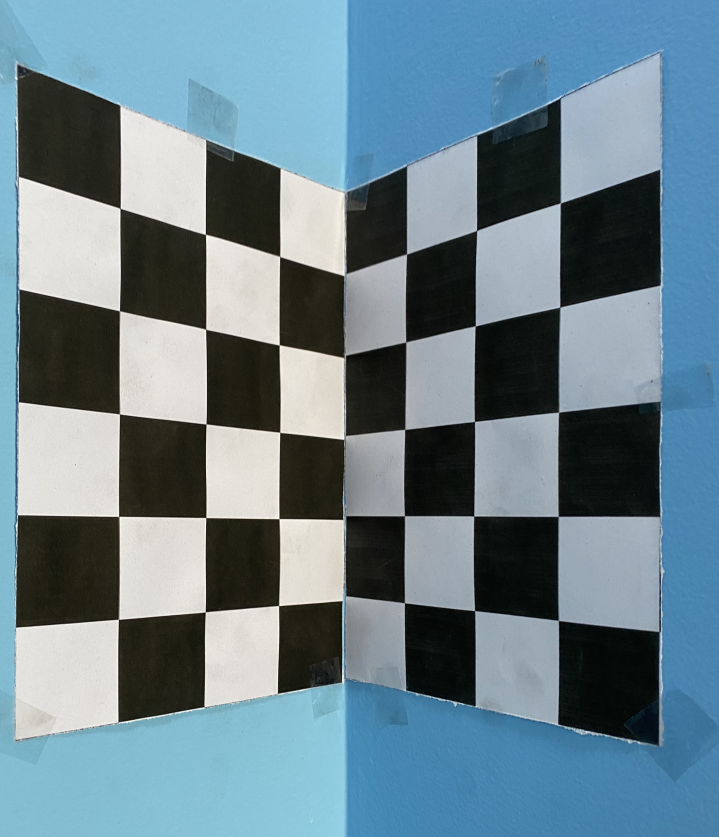
#> input picture Assignment 1  - Camera Calibration/use.JPG, 2873 x 3347 px (shown at 1/4 size)
$ python assignment.py
#> lines starting #> are read from the running program, lines starting #| are printed output that depends on the picture; after the words box and inside, x2 and y2 are one past the last pixel; in counts of white or black regions, pixels touching at a corner belong together
import cv2
import numpy as np


# function that performs homogenization and normarlisation and return T and U which will be
# used for denormalisation
def normalise(xy,XYZ):
    rows,cols = xy.shape
    xy = np.vstack([xy,np.ones((1,cols))])
    XYZ = np.vstack([XYZ,np.ones((1,cols))])
    xy_centroid = np.mean(xy, axis=1)
    XYZ_centroid = np.mean(XYZ, axis =1)

    # Transformation matrix to shift centroid to origin

    T1 = np.array([[1,0,-xy_centroid[0]],[0,1,-xy_centroid[1]],[0,0,1]])
    U1 = np.array([[1,0,0,-XYZ_centroid[0]],[0,1,0,-XYZ_centroid[1]],[0,0,1,-XYZ_centroid[2]],[0,0,0,1]])
    xy_new = np.dot(T1,xy)
    XYZ_new = np.dot(U1,XYZ)

    dist_xy = np.mean(np.sqrt(np.sum(xy_new**2, axis = 0)-1))
    dist_XYZ = np.mean(np.sqrt(np.sum(XYZ_new**2, axis = 0)-1))

    #Find transformations so that the average L2 norm of points is sqrt(2) and sqrt(3)
    T2 = np.sqrt(2)/dist_xy
    U2 = np.sqrt(3)/dist_XYZ

    #find final transformation matrix
    T = T1*T2
    T[2][2] =1
    U = U1*U2
    U[3][3] = 1

    #normalise points by applying transformations
    xyn = np.dot(T,xy)
    XYZn = np.dot(U,XYZ)
    return xyn, XYZn, T, U


#function to perform denormalisation takes T and U as input
def denormalise(M_n,T,U):
    M = np.dot(np.linalg.inv(T),np.dot(M_n,U))
    return M


# function to perform DLT on normalised coordinate to return normalised Projection matrix
def DLT(xyn,XYZn):

    #returns normalised projection matrix
    num_points = xyn.shape[1]
    zero_row = np.zeros((1,4))

    # generate P matrix
    P = np.empty((0,12))
    for i in range(num_points):
        A11 = XYZn[:,i].T.reshape((1,4))
        A12 = zero_row
        A13 = -xyn[0,i]* XYZn[:,i].T.reshape((1,4))
        first_row = np.concatenate((A11,A12,A13), axis=1)
        A21 = zero_row
        A22 = XYZn[:,i].T.reshape((1,4))
        A23 = -xyn[1,i]* XYZn[:,i].T.reshape((1,4))
        second_row = np.concatenate((A21,A22,A23), axis=1)
        to_append = np.concatenate((first_row,second_row), axis=0)
        P = np.vstack([P,to_append])

    #perform SVD operation and extract M, the projection matrix
    U,S,VH = np.linalg.svd(P, full_matrices=True, compute_uv=True, hermitian=False)
    V = VH.T.conj()
    M_vec = V[:,-1].reshape((12,1))
    M = np.concatenate((M_vec[0:4,0].T.reshape((1,4)),M_vec[4:8,0].T.reshape((1,4)), M_vec[8:12,0].T.reshape((1,4))), axis=0)
    return M


# function to calculate intrinsic parameters
# simple formulae used mentioned in the report
def intrinsic(M):
    a1 = (M[0, 0:3])
    a2 = (M[1, 0:3])
    a3 = (M[2, 0:3])

    # calculating rho, x_not, y_not, theta, alpha, beta
    rho = 1 / np.linalg.norm(a3)
    x_not = rho * rho * np.dot(a1, a3)
    y_not = rho * rho * np.dot(a2, a3)
    theta = -1 * np.dot(np.cross(a1, a3), np.cross(a2, a3))/(np.linalg.norm(np.cross(a1, a3)) * np.linalg.norm(np.cross(a2, a3)))
    theta = np.arccos(theta) * 360 / (2 * np.pi)
    alpha = rho * rho * np.linalg.norm(np.cross(a1, a3)) * np.sin(theta)
    beta = rho * rho * np.linalg.norm(np.cross(a2, a3)) * np.sin(theta)

    # calculating projection matrix
    K = np.zeros((3,3))
    K[0][0] = alpha
    K[0][1] = -1 * alpha * (np.cos(theta)/ np.sin(theta))
    K[0][2] = x_not
    K[1][1] = beta / np.sin(theta)
    K[1][2] = y_not
    K[2][2] = 1
    return K, rho, x_not, y_not, theta, alpha, beta

# function to calculate extrinsic parameters
# simple formulae used mentioned in the report
def extrinsic(M):
    a1 = (M[0, 0:3])
    a2 = (M[1, 0:3])
    a3 = (M[2, 0:3])
    rho = 1 / np.linalg.norm(a3)

    r3 = rho * a3
    r1 = rho * rho * np.sin(theta) * np.cross(a2, a3) / beta
    r2 = np.cross(r3, r1)

    R = [r1, r2, r3]
    t = rho * np.dot(np.linalg.inv(K), M[0:3, 3])
    return R, t


# function used to resize the image window
# reference : https://stackoverflow.com/questions/35180764/opencv-python-image-too-big-to-display
def ResizeWithAspectRatio(image, width=None, height=None, inter=cv2.INTER_AREA):
    dim = None
    (h, w) = image.shape[:2]

    if width is None and height is None:
        return image
    if width is None:
        r = height / float(h)
        dim = (int(w * r), height)
    else:
        r = width / float(w)
        dim = (width, int(h * r))

    return cv2.resize(image, dim, interpolation=inter)


choice = input("Do you want to use existing data base? (Y/N)")
#> the answer given: y

if choice == "N":
    # Taking input points from the user XYZ coordinate
    num_point = input("Enter number of points: ")

    img_cord = np.zeros((2, int(num_point)))
    space_cord = np.zeros((3, int(num_point)))
    for i in range(0, int(num_point)):
        X = input("Enter X of this point: ")
        Y = input("Enter Y of this point: ")
        Z = input("Enter Z of this point: ")

        space_cord[0, i] = X
        space_cord[1, i] = Y
        space_cord[2, i] = Z

    cur_num = 0


    def click_event(event, x, y, flags, params):
        global cur_num
        if(cur_num < int(num_point)):
            if event == cv2.EVENT_LBUTTONDOWN:
                img_cord[0, cur_num] = x
                img_cord[1, cur_num] = y
                cur_num = cur_num + 1;
                cv2.circle(resize, (x,y), 5, (0,255,0), -1)
                cv2.imshow('image', resize)


    # taking input from image
    # reference : https://www.geeksforgeeks.org/displaying-the-coordinates-of-the-points-clicked-on-the-image-using-python-opencv/

    img = cv2.imread('use.JPG', 1)

    cv2.namedWindow('image')
    cv2.startWindowThread()
    resize = ResizeWithAspectRatio(img, width=1280)
    cv2.imshow('image', resize)

    cv2.setMouseCallback('image', click_event)

    cv2.waitKey(0)

    cv2.destroyAllWindows();

    cv2.waitKey(10000)


else:
    # loding stored dataset
    num_point = 9
    img_cord = np.array([[ 724.,  847.,  997.,  850.,  366.,  216.,  215.,   31.,  500.], [1235.,  923.,  553.,  242., 1091.,  921.,  556.,  118.,  302.]])
    space_cord = np.array([[ 3.8,  7.6, 11.4,  7.6,  0. ,  0. ,  0. ,  0. ,  0. ],[ 0. ,  0. ,  0. ,  0. ,  7.6, 11.4, 11.4, 15.2,  3.8], [ 0. ,  7.6, 15.2, 22.8,  3.8,  7.6, 15.2, 22.8, 22.8]])


# performing steps mentioned in the flow chart using the above defined function

print("=========================================================================")
print()
print("The XYZ matrix is : ")
print(space_cord)
print()
print("=========================================================================")
print()
print("The xy matrix is : ")
print(img_cord)
print()
print("=========================================================================")
print()
print("Performing normalisation .... ")
xy_n, XYZ_n, T, U = normalise(img_cord, space_cord)
print("Normalisation Done.")
print()
print("=========================================================================")
print()
print("Normalised XYZ: ")
print(XYZ_n)
print()
print("=========================================================================")
print()
print("Normalised xy: ")
print(xy_n)
print()
print("=========================================================================")
print()
print("T: ")
print(T)
print()
print("=========================================================================")
print()
print("U: ")
print(U)
print()
print("=========================================================================")
print()
print("Performing DLT on normalised xy and XYZ to get normalised M(Projection matrix) ....")
M_n = DLT(xy_n, XYZ_n)
print("DLT Done")
print()
print("=========================================================================")
print()
print("Normalised Projection Matrix")
print(M_n)
print()
print("=========================================================================")
print()
print("Performing denormalisation on normalised M using T and U ..... ")
M = denormalise(M_n, T, U)
print("Denormalisation Done")
print()
print("=========================================================================")
print()
print("Plotting predicted points with blue and original points with green... (press any key on the image window to continue...)")
XYZ = np.vstack([space_cord,np.ones((1,space_cord.shape[1]))])
XYZ = np.hstack([XYZ, np.array([[1], [0], [1], [1]])])
ans = np.dot(M, XYZ)
xa = ans[0,:] / ans[2,:]
ya = ans[1,:] / ans[2,:]
img = cv2.imread('use.JPG', 1)
#> img is the input picture: shape (3347, 2873, 3); mean B, G, R 141.7, 130.4, 106.7
cv2.namedWindow('image')
cv2.startWindowThread()
resize = ResizeWithAspectRatio(img, width=1280)
for i in range(int(num_point)):
    x = img_cord[0][i]
    y = img_cord[1][i]
    cv2.circle(resize, (int(x),int(y)), 12, (0,255,0), -1)
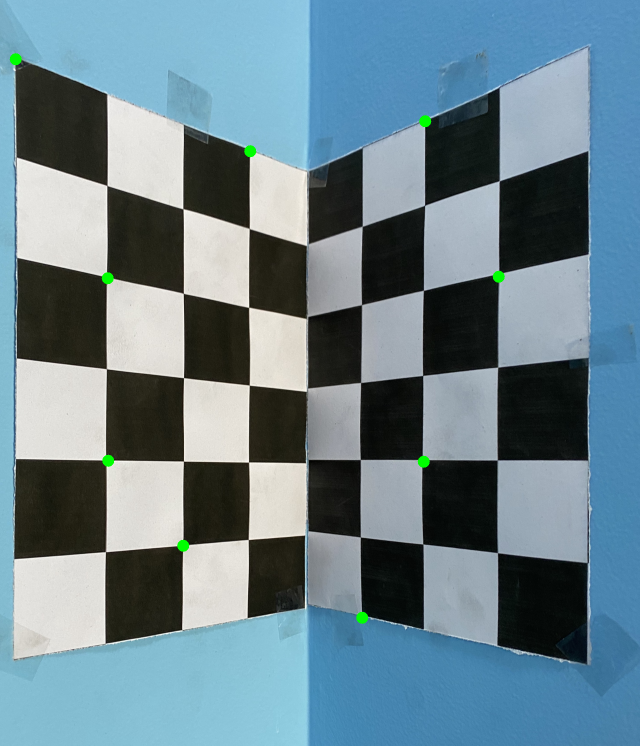
#> resize: shape (1491, 1280, 3) (shown at 1/2 size); mean B, G, R 141.5, 130.7, 106.5
for i in range(int(num_point)):
    x = xa[i]
    y = ya[i]
    cv2.circle(resize, (int(x),int(y)), 8, (255,0,0), -1)
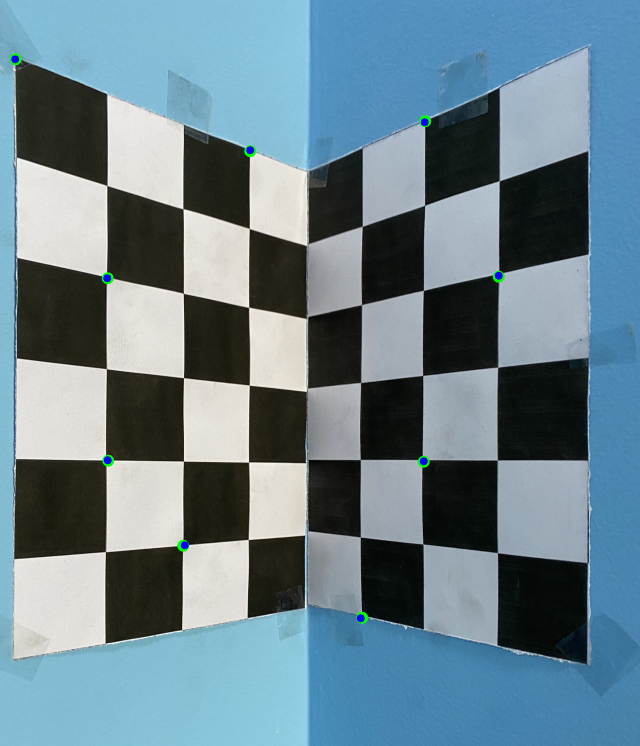
#> resize: shape (1491, 1280, 3) (shown at 1/2 size); 0.09% of pixels changed, all inside (x1, y1, x2, y2) = (22, 110, 1006, 1245)
cv2.imshow('image', resize)
cv2.waitKey(0)

cv2.destroyAllWindows();
num_point *= 10
cv2.waitKey(1000)
print()
print("=========================================================================")
print()
print("Calculating Root Mean Square Error: ")
rms = 0
for i in range(9):
    rms += (xa[i] - img_cord[0][i]) ** 2
    rms += (ya[i] - img_cord[1][i]) ** 2
rms /= num_point
rms = rms ** (1/2)
print("Root mean Square Error is: " + str(rms))
print()
print("=========================================================================")
print()
print("Calculating Intrinsic Parameters ...")
K, rho, x_not, y_not, theta, alpha, beta = intrinsic(M)
print("\u03C1: " + str(rho))
print("(x\N{SUBSCRIPT ZERO}, y\N{SUBSCRIPT ZERO}): (" + str(x_not) + ", " + str(y_not) + ")")
print("\u03B8: " + str(theta))
print("\u03B1: " + str(alpha))
print("\u03B2: " + str(beta))
print("Calibration matrix(K): ")
print(K)
print()
print("=========================================================================")
print()
print("Calculating Extrinsic Parameters ... (R and t)")
R, t = extrinsic(M)
print("R: ")
print(np.array(R))
print("t: ")
print(t)
print()
print("=========================================================================")
print()
print("Plotting all the points ... (press any key to continue)")

XYZ = np.zeros((4,0))
for i in range(5):
    for j in range(7):
        XYZ = np.hstack([XYZ, np.array([[i * 3.8], [0], [j * 3.8], [1]])])
        XYZ = np.hstack([XYZ, np.array([[0], [i * 3.8], [j * 3.8], [1]])])
img = cv2.imread('use.JPG', 1)
cv2.namedWindow('image')
cv2.startWindowThread()
resize = ResizeWithAspectRatio(img, width=1280)
ans = np.dot(M, XYZ)
xa = ans[0,:] / ans[2,:]
ya = ans[1,:] / ans[2,:]
for i in range(int(70)):
    x = xa[i]
    y = ya[i]
    cv2.circle(resize, (int(x),int(y)), 8, (255,0,0), -1)
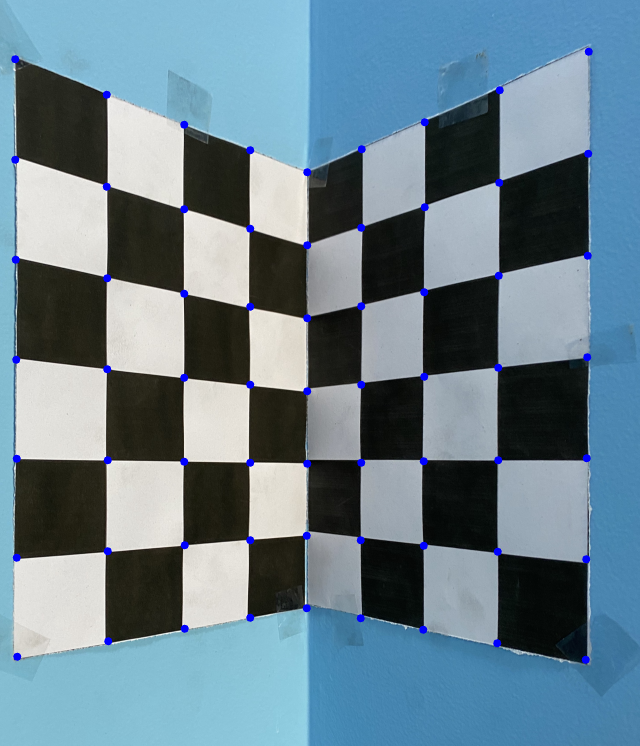
#> resize: shape (1491, 1280, 3) (shown at 1/2 size); mean B, G, R 142.5, 129.6, 105.9
cv2.imshow('image', resize)
cv2.waitKey(0)
cv2.destroyAllWindows();
cv2.waitKey(1000)

print()
print("=========================================================================")
